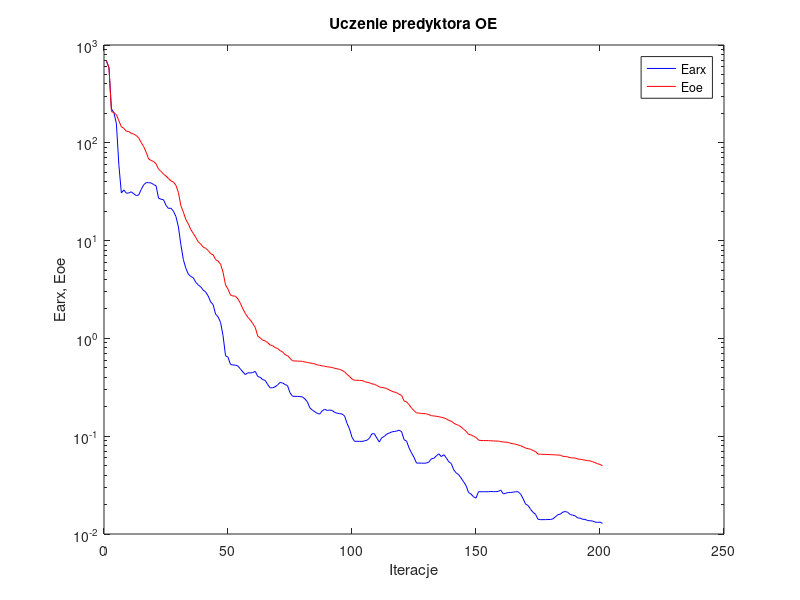
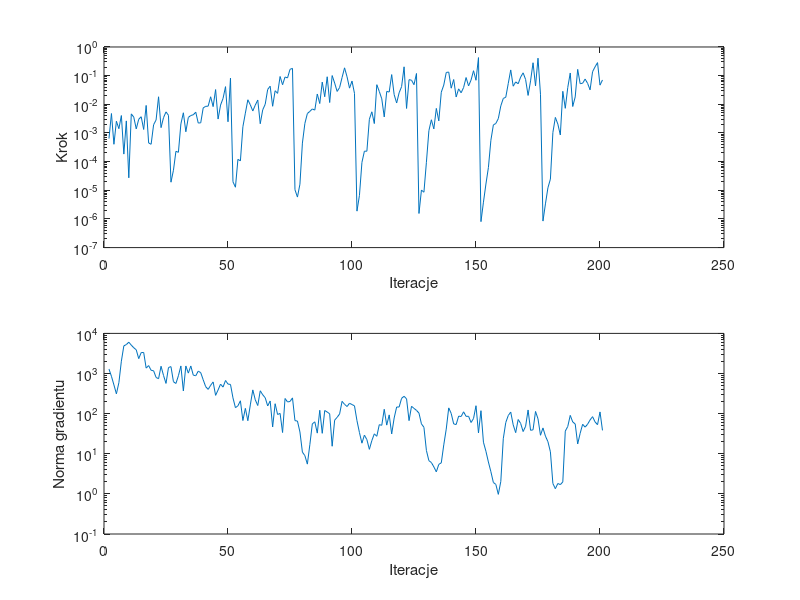

Here is the MATLAB script that generated these plots, in order:
%uczenie predyktora oe
clear all;
n=0; farx(n+1)=6.803189e+002; foe(n+1)=6.939504e+002; wspucz(n+1)=0.000000e+000; ng(n+1)=0.000000e+000;
%odnowa zmiennej metryki
n=1; farx(n+1)=5.857999e+002; foe(n+1)=5.905126e+002; krok(n+1)=6.371543e-004; ng(n+1)=1.293153e+003;
n=2; farx(n+1)=2.217666e+002; foe(n+1)=2.084543e+002; krok(n+1)=4.766707e-003; ng(n+1)=8.524831e+002;
n=3; farx(n+1)=2.029697e+002; foe(n+1)=2.035683e+002; krok(n+1)=4.031350e-004; ng(n+1)=5.199177e+002;
n=4; farx(n+1)=1.568161e+002; foe(n+1)=1.937389e+002; krok(n+1)=2.568725e-003; ng(n+1)=3.113473e+002;
n=5; farx(n+1)=5.904866e+001; foe(n+1)=1.679013e+002; krok(n+1)=1.409080e-003; ng(n+1)=5.914316e+002;
n=6; farx(n+1)=3.066564e+001; foe(n+1)=1.462397e+002; krok(n+1)=4.055367e-003; ng(n+1)=2.030840e+003;
n=7; farx(n+1)=3.299257e+001; foe(n+1)=1.402666e+002; krok(n+1)=1.830796e-004; ng(n+1)=4.895595e+003;
n=8; farx(n+1)=3.055613e+001; foe(n+1)=1.315512e+002; krok(n+1)=2.634602e-003; ng(n+1)=5.259976e+003;
n=9; farx(n+1)=3.067314e+001; foe(n+1)=1.302529e+002; krok(n+1)=2.722830e-005; ng(n+1)=6.037545e+003;
n=10; farx(n+1)=3.158026e+001; foe(n+1)=1.252048e+002; krok(n+1)=4.625835e-003; ng(n+1)=5.100157e+003;
n=11; farx(n+1)=3.010860e+001; foe(n+1)=1.225690e+002; krok(n+1)=3.576264e-003; ng(n+1)=4.390679e+003;
n=12; farx(n+1)=2.889739e+001; foe(n+1)=1.189163e+002; krok(n+1)=1.387045e-003; ng(n+1)=3.895014e+003;
n=13; farx(n+1)=2.924590e+001; foe(n+1)=1.119184e+002; krok(n+1)=3.013180e-003; ng(n+1)=2.349379e+003;
n=14; farx(n+1)=3.332476e+001; foe(n+1)=1.006943e+002; krok(n+1)=3.683227e-003; ng(n+1)=3.328764e+003;
n=15; farx(n+1)=3.719588e+001; foe(n+1)=9.146881e+001; krok(n+1)=1.323510e-003; ng(n+1)=3.346407e+003;
n=16; farx(n+1)=3.914265e+001; foe(n+1)=8.024248e+001; krok(n+1)=9.128410e-003; ng(n+1)=1.364917e+003;
n=17; farx(n+1)=3.911985e+001; foe(n+1)=6.832887e+001; krok(n+1)=4.476652e-004; ng(n+1)=1.576741e+003;
n=18; farx(n+1)=3.886698e+001; foe(n+1)=6.595910e+001; krok(n+1)=4.031350e-004; ng(n+1)=1.201400e+003;
n=19; farx(n+1)=3.744032e+001; foe(n+1)=6.440694e+001; krok(n+1)=1.940336e-003; ng(n+1)=1.170923e+003;
n=20; farx(n+1)=3.629901e+001; foe(n+1)=6.084709e+001; krok(n+1)=2.840497e-003; ng(n+1)=7.978957e+002;
n=21; farx(n+1)=2.711985e+001; foe(n+1)=5.370358e+001; krok(n+1)=1.830545e-002; ng(n+1)=7.416823e+002;
n=22; farx(n+1)=2.646204e+001; foe(n+1)=5.102558e+001; krok(n+1)=1.532691e-003; ng(n+1)=1.518100e+003;
n=23; farx(n+1)=2.618114e+001; foe(n+1)=4.774122e+001; krok(n+1)=3.427028e-003; ng(n+1)=8.944288e+002;
n=24; farx(n+1)=2.295704e+001; foe(n+1)=4.574953e+001; krok(n+1)=5.433546e-003; ng(n+1)=5.665699e+002;
n=25; farx(n+1)=2.132511e+001; foe(n+1)=4.317091e+001; krok(n+1)=4.118564e-003; ng(n+1)=1.409483e+003;
%odnowa zmiennej metryki
n=26; farx(n+1)=2.145248e+001; foe(n+1)=4.083034e+001; krok(n+1)=1.915690e-005; ng(n+1)=1.486877e+003;
n=27; farx(n+1)=1.997247e+001; foe(n+1)=3.969882e+001; krok(n+1)=4.993299e-005; ng(n+1)=6.256865e+002;
n=28; farx(n+1)=1.764372e+001; foe(n+1)=3.680843e+001; krok(n+1)=2.288097e-004; ng(n+1)=5.638690e+002;
n=29; farx(n+1)=1.380968e+001; foe(n+1)=3.103269e+001; krok(n+1)=2.111695e-004; ng(n+1)=8.810962e+002;
n=30; farx(n+1)=9.067353e+000; foe(n+1)=2.274623e+001; krok(n+1)=2.075244e-003; ng(n+1)=1.544093e+003;
n=31; farx(n+1)=6.384959e+000; foe(n+1)=1.952254e+001; krok(n+1)=5.062842e-003; ng(n+1)=3.678277e+002;
n=32; farx(n+1)=5.210083e+000; foe(n+1)=1.643179e+001; krok(n+1)=1.100811e-003; ng(n+1)=1.544227e+003;
n=33; farx(n+1)=4.540123e+000; foe(n+1)=1.484815e+001; krok(n+1)=3.485603e-003; ng(n+1)=1.023593e+003;
n=34; farx(n+1)=4.293843e+000; foe(n+1)=1.296308e+001; krok(n+1)=4.064431e-003; ng(n+1)=1.541149e+003;
n=35; farx(n+1)=4.171272e+000; foe(n+1)=1.184943e+001; krok(n+1)=4.312903e-003; ng(n+1)=9.103046e+002;
n=36; farx(n+1)=3.745034e+000; foe(n+1)=1.078630e+001; krok(n+1)=5.303205e-003; ng(n+1)=8.795360e+002;
n=37; farx(n+1)=3.518416e+000; foe(n+1)=9.714629e+000; krok(n+1)=2.213894e-003; ng(n+1)=1.146263e+003;
n=38; farx(n+1)=3.369142e+000; foe(n+1)=9.221726e+000; krok(n+1)=2.261309e-003; ng(n+1)=1.050459e+003;
n=39; farx(n+1)=3.119163e+000; foe(n+1)=8.582754e+000; krok(n+1)=7.504897e-003; ng(n+1)=6.974949e+002;
n=40; farx(n+1)=2.971572e+000; foe(n+1)=8.337433e+000; krok(n+1)=8.471180e-003; ng(n+1)=4.693531e+002;
n=41; farx(n+1)=2.716880e+000; foe(n+1)=7.924766e+000; krok(n+1)=8.625805e-003; ng(n+1)=4.022855e+002;
n=42; farx(n+1)=2.366570e+000; foe(n+1)=7.352828e+000; krok(n+1)=1.831590e-002; ng(n+1)=5.083213e+002;
n=43; farx(n+1)=2.212486e+000; foe(n+1)=7.159217e+000; krok(n+1)=8.300976e-003; ng(n+1)=6.173222e+002;
n=44; farx(n+1)=1.767610e+000; foe(n+1)=6.400523e+000; krok(n+1)=3.266584e-002; ng(n+1)=2.854996e+002;
n=45; farx(n+1)=1.662461e+000; foe(n+1)=6.176923e+000; krok(n+1)=3.059436e-003; ng(n+1)=3.897529e+002;
n=46; farx(n+1)=1.457151e+000; foe(n+1)=5.735750e+000; krok(n+1)=9.405190e-003; ng(n+1)=5.444730e+002;
n=47; farx(n+1)=1.066852e+000; foe(n+1)=4.753921e+000; krok(n+1)=1.604627e-002; ng(n+1)=4.594032e+002;
n=48; farx(n+1)=6.655941e-001; foe(n+1)=3.524778e+000; krok(n+1)=4.134280e-002; ng(n+1)=6.696883e+002;
n=49; farx(n+1)=6.431238e-001; foe(n+1)=3.187499e+000; krok(n+1)=2.457326e-003; ng(n+1)=5.456167e+002;
n=50; farx(n+1)=5.410380e-001; foe(n+1)=2.777310e+000; krok(n+1)=8.172294e-002; ng(n+1)=5.346488e+002;
%odnowa zmiennej metryki
n=51; farx(n+1)=5.344310e-001; foe(n+1)=2.714709e+000; krok(n+1)=1.977673e-005; ng(n+1)=2.473656e+002;
n=52; farx(n+1)=5.337994e-001; foe(n+1)=2.700895e+000; krok(n+1)=1.277945e-005; ng(n+1)=1.405984e+002;
n=53; farx(n+1)=5.216586e-001; foe(n+1)=2.533389e+000; krok(n+1)=1.201541e-004; ng(n+1)=1.568666e+002;
n=54; farx(n+1)=4.868641e-001; foe(n+1)=2.284451e+000; krok(n+1)=1.058889e-004; ng(n+1)=2.090198e+002;
n=55; farx(n+1)=4.535902e-001; foe(n+1)=2.007649e+000; krok(n+1)=1.645803e-003; ng(n+1)=6.731644e+001;
n=56; farx(n+1)=4.269425e-001; foe(n+1)=1.797999e+000; krok(n+1)=4.916421e-003; ng(n+1)=1.353404e+002;
n=57; farx(n+1)=4.454097e-001; foe(n+1)=1.645005e+000; krok(n+1)=1.438322e-002; ng(n+1)=6.663445e+001;
n=58; farx(n+1)=4.428422e-001; foe(n+1)=1.541416e+000; krok(n+1)=9.590335e-003; ng(n+1)=1.652110e+002;
n=59; farx(n+1)=4.479913e-001; foe(n+1)=1.416462e+000; krok(n+1)=5.852382e-003; ng(n+1)=3.908448e+002;
n=60; farx(n+1)=4.600372e-001; foe(n+1)=1.292252e+000; krok(n+1)=9.378531e-003; ng(n+1)=2.209796e+002;
n=61; farx(n+1)=4.078016e-001; foe(n+1)=1.054392e+000; krok(n+1)=1.406421e-002; ng(n+1)=1.593194e+002;
n=62; farx(n+1)=3.994845e-001; foe(n+1)=1.009288e+000; krok(n+1)=2.100547e-003; ng(n+1)=3.711416e+002;
n=63; farx(n+1)=3.785987e-001; foe(n+1)=9.589210e-001; krok(n+1)=6.419868e-003; ng(n+1)=2.952460e+002;
n=64; farx(n+1)=3.727371e-001; foe(n+1)=9.435237e-001; krok(n+1)=1.000726e-002; ng(n+1)=2.489642e+002;
n=65; farx(n+1)=3.372066e-001; foe(n+1)=9.044353e-001; krok(n+1)=3.301014e-002; ng(n+1)=1.554508e+002;
n=66; farx(n+1)=3.124145e-001; foe(n+1)=8.551268e-001; krok(n+1)=4.285764e-002; ng(n+1)=2.070016e+002;
n=67; farx(n+1)=3.124677e-001; foe(n+1)=8.432972e-001; krok(n+1)=8.533243e-003; ng(n+1)=4.648923e+001;
n=68; farx(n+1)=3.200165e-001; foe(n+1)=8.051115e-001; krok(n+1)=2.977118e-002; ng(n+1)=1.766725e+002;
n=69; farx(n+1)=3.347269e-001; foe(n+1)=7.878724e-001; krok(n+1)=2.409244e-002; ng(n+1)=9.511232e+001;
n=70; farx(n+1)=3.542891e-001; foe(n+1)=7.503223e-001; krok(n+1)=9.338312e-002; ng(n+1)=1.013548e+002;
n=71; farx(n+1)=3.498856e-001; foe(n+1)=7.291780e-001; krok(n+1)=4.818488e-002; ng(n+1)=3.382960e+001;
n=72; farx(n+1)=3.378839e-001; foe(n+1)=6.819121e-001; krok(n+1)=8.973318e-002; ng(n+1)=2.384341e+002;
n=73; farx(n+1)=3.293639e-001; foe(n+1)=6.665275e-001; krok(n+1)=8.321100e-002; ng(n+1)=1.956610e+002;
n=74; farx(n+1)=2.782379e-001; foe(n+1)=6.268673e-001; krok(n+1)=1.659775e-001; ng(n+1)=2.007551e+002;
n=75; farx(n+1)=2.562114e-001; foe(n+1)=5.901048e-001; krok(n+1)=1.794664e-001; ng(n+1)=2.469435e+002;
%odnowa zmiennej metryki
n=76; farx(n+1)=2.555111e-001; foe(n+1)=5.876678e-001; krok(n+1)=1.044207e-005; ng(n+1)=6.683277e+001;
n=77; farx(n+1)=2.549237e-001; foe(n+1)=5.861107e-001; krok(n+1)=5.793243e-006; ng(n+1)=6.540948e+001;
n=78; farx(n+1)=2.544435e-001; foe(n+1)=5.850255e-001; krok(n+1)=1.625776e-005; ng(n+1)=3.502847e+001;
n=79; farx(n+1)=2.522219e-001; foe(n+1)=5.826878e-001; krok(n+1)=4.430569e-004; ng(n+1)=1.098194e+001;
n=80; farx(n+1)=2.408648e-001; foe(n+1)=5.742709e-001; krok(n+1)=2.156451e-003; ng(n+1)=8.971069e+000;
n=81; farx(n+1)=2.247518e-001; foe(n+1)=5.677607e-001; krok(n+1)=4.761479e-003; ng(n+1)=5.517781e+000;
n=82; farx(n+1)=1.950859e-001; foe(n+1)=5.605497e-001; krok(n+1)=5.655154e-003; ng(n+1)=1.683009e+001;
n=83; farx(n+1)=1.851159e-001; foe(n+1)=5.555166e-001; krok(n+1)=6.884742e-003; ng(n+1)=5.556947e+001;
n=84; farx(n+1)=1.779388e-001; foe(n+1)=5.484362e-001; krok(n+1)=6.271232e-003; ng(n+1)=6.250477e+001;
n=85; farx(n+1)=1.710631e-001; foe(n+1)=5.357150e-001; krok(n+1)=2.284436e-002; ng(n+1)=3.269698e+001;
n=86; farx(n+1)=1.684808e-001; foe(n+1)=5.308458e-001; krok(n+1)=1.063635e-002; ng(n+1)=1.212500e+002;
n=87; farx(n+1)=1.818151e-001; foe(n+1)=5.237017e-001; krok(n+1)=5.954236e-002; ng(n+1)=3.232879e+001;
n=88; farx(n+1)=1.884662e-001; foe(n+1)=5.194945e-001; krok(n+1)=1.834657e-002; ng(n+1)=1.196205e+002;
n=89; farx(n+1)=1.834204e-001; foe(n+1)=5.116667e-001; krok(n+1)=9.137743e-002; ng(n+1)=1.097355e+002;
n=90; farx(n+1)=1.850872e-001; foe(n+1)=5.095261e-001; krok(n+1)=1.154146e-002; ng(n+1)=9.910876e+001;
n=91; farx(n+1)=1.833846e-001; foe(n+1)=5.045252e-001; krok(n+1)=1.006999e-001; ng(n+1)=1.539663e+001;
n=92; farx(n+1)=1.753153e-001; foe(n+1)=4.946035e-001; krok(n+1)=5.524306e-002; ng(n+1)=6.878408e+001;
n=93; farx(n+1)=1.718797e-001; foe(n+1)=4.890859e-001; krok(n+1)=2.812841e-002; ng(n+1)=8.088909e+001;
n=94; farx(n+1)=1.701032e-001; foe(n+1)=4.821402e-001; krok(n+1)=3.845492e-002; ng(n+1)=9.829104e+001;
n=95; farx(n+1)=1.687070e-001; foe(n+1)=4.712378e-001; krok(n+1)=8.662598e-002; ng(n+1)=2.027494e+002;
n=96; farx(n+1)=1.613017e-001; foe(n+1)=4.550025e-001; krok(n+1)=1.872762e-001; ng(n+1)=1.705698e+002;
n=97; farx(n+1)=1.351517e-001; foe(n+1)=4.283942e-001; krok(n+1)=9.137743e-002; ng(n+1)=1.503937e+002;
n=98; farx(n+1)=1.185807e-001; foe(n+1)=4.081844e-001; krok(n+1)=3.663180e-002; ng(n+1)=1.813696e+002;
n=99; farx(n+1)=9.749990e-002; foe(n+1)=3.846230e-001; krok(n+1)=6.476740e-002; ng(n+1)=1.685191e+002;
n=100; farx(n+1)=8.867148e-002; foe(n+1)=3.735425e-001; krok(n+1)=2.407667e-002; ng(n+1)=1.564103e+002;
%odnowa zmiennej metryki
n=101; farx(n+1)=8.867616e-002; foe(n+1)=3.728070e-001; krok(n+1)=1.872020e-006; ng(n+1)=6.689666e+001;
n=102; farx(n+1)=8.866353e-002; foe(n+1)=3.724534e-001; krok(n+1)=6.627791e-006; ng(n+1)=3.378369e+001;
n=103; farx(n+1)=8.846605e-002; foe(n+1)=3.712443e-001; krok(n+1)=9.371042e-005; ng(n+1)=1.834969e+001;
n=104; farx(n+1)=8.958997e-002; foe(n+1)=3.623581e-001; krok(n+1)=2.315391e-004; ng(n+1)=2.913266e+001;
n=105; farx(n+1)=9.089148e-002; foe(n+1)=3.559149e-001; krok(n+1)=2.308086e-004; ng(n+1)=2.253338e+001;
n=106; farx(n+1)=9.514215e-002; foe(n+1)=3.520158e-001; krok(n+1)=3.011555e-003; ng(n+1)=1.288426e+001;
n=107; farx(n+1)=1.056332e-001; foe(n+1)=3.431165e-001; krok(n+1)=5.478088e-003; ng(n+1)=2.129540e+001;
n=108; farx(n+1)=1.061819e-001; foe(n+1)=3.394764e-001; krok(n+1)=2.129617e-003; ng(n+1)=3.135945e+001;
n=109; farx(n+1)=9.575597e-002; foe(n+1)=3.304702e-001; krok(n+1)=4.834060e-002; ng(n+1)=2.724851e+001;
n=110; farx(n+1)=8.709094e-002; foe(n+1)=3.194770e-001; krok(n+1)=2.811708e-002; ng(n+1)=5.307511e+001;
n=111; farx(n+1)=9.651476e-002; foe(n+1)=3.143596e-001; krok(n+1)=1.553457e-002; ng(n+1)=5.121496e+001;
n=112; farx(n+1)=9.933538e-002; foe(n+1)=3.125336e-001; krok(n+1)=3.625910e-003; ng(n+1)=1.284356e+002;
n=113; farx(n+1)=1.051248e-001; foe(n+1)=3.067528e-001; krok(n+1)=2.812841e-002; ng(n+1)=5.175215e+001;
n=114; farx(n+1)=1.075642e-001; foe(n+1)=2.977326e-001; krok(n+1)=2.679765e-002; ng(n+1)=9.313787e+001;
n=115; farx(n+1)=1.105958e-001; foe(n+1)=2.887176e-001; krok(n+1)=1.088038e-001; ng(n+1)=3.118960e+001;
n=116; farx(n+1)=1.118278e-001; foe(n+1)=2.827494e-001; krok(n+1)=2.173419e-002; ng(n+1)=7.805655e+001;
n=117; farx(n+1)=1.127087e-001; foe(n+1)=2.791019e-001; krok(n+1)=1.111520e-002; ng(n+1)=1.462230e+002;
n=118; farx(n+1)=1.152694e-001; foe(n+1)=2.680481e-001; krok(n+1)=2.525939e-002; ng(n+1)=1.462401e+002;
n=119; farx(n+1)=1.111673e-001; foe(n+1)=2.616272e-001; krok(n+1)=4.134280e-002; ng(n+1)=2.411634e+002;
n=120; farx(n+1)=9.220428e-002; foe(n+1)=2.289948e-001; krok(n+1)=2.031949e-001; ng(n+1)=2.704642e+002;
n=121; farx(n+1)=8.900698e-002; foe(n+1)=2.250652e-001; krok(n+1)=7.163682e-003; ng(n+1)=2.335114e+002;
n=122; farx(n+1)=7.591648e-002; foe(n+1)=2.101527e-001; krok(n+1)=7.233428e-002; ng(n+1)=6.690764e+001;
n=123; farx(n+1)=6.755221e-002; foe(n+1)=1.937069e-001; krok(n+1)=6.939329e-002; ng(n+1)=1.525438e+002;
n=124; farx(n+1)=6.076934e-002; foe(n+1)=1.829042e-001; krok(n+1)=4.834060e-002; ng(n+1)=1.351964e+002;
n=125; farx(n+1)=5.312491e-002; foe(n+1)=1.731186e-001; krok(n+1)=1.189066e-001; ng(n+1)=1.206496e+002;
%odnowa zmiennej metryki
n=126; farx(n+1)=5.311153e-002; foe(n+1)=1.723155e-001; krok(n+1)=1.550654e-006; ng(n+1)=1.031294e+002;
n=127; farx(n+1)=5.300627e-002; foe(n+1)=1.710867e-001; krok(n+1)=1.018440e-005; ng(n+1)=5.554179e+001;
n=128; farx(n+1)=5.297124e-002; foe(n+1)=1.702854e-001; krok(n+1)=8.546025e-006; ng(n+1)=4.576452e+001;
n=129; farx(n+1)=5.312474e-002; foe(n+1)=1.694759e-001; krok(n+1)=9.476985e-005; ng(n+1)=1.210101e+001;
n=130; farx(n+1)=5.440253e-002; foe(n+1)=1.662594e-001; krok(n+1)=1.201509e-003; ng(n+1)=6.720128e+000;
n=131; farx(n+1)=5.880789e-002; foe(n+1)=1.619236e-001; krok(n+1)=2.885366e-003; ng(n+1)=6.054747e+000;
n=132; farx(n+1)=5.939864e-002; foe(n+1)=1.612191e-001; krok(n+1)=1.387045e-003; ng(n+1)=4.706987e+000;
n=133; farx(n+1)=6.291909e-002; foe(n+1)=1.598150e-001; krok(n+1)=7.191676e-003; ng(n+1)=3.542105e+000;
n=134; farx(n+1)=6.603783e-002; foe(n+1)=1.582820e-001; krok(n+1)=2.641274e-003; ng(n+1)=5.443749e+000;
n=135; farx(n+1)=6.184818e-002; foe(n+1)=1.562750e-001; krok(n+1)=2.642647e-002; ng(n+1)=5.928842e+000;
n=136; farx(n+1)=6.473686e-002; foe(n+1)=1.540407e-001; krok(n+1)=4.681906e-002; ng(n+1)=1.663613e+001;
n=137; farx(n+1)=6.025845e-002; foe(n+1)=1.505139e-001; krok(n+1)=1.288873e-001; ng(n+1)=4.122410e+001;
n=138; farx(n+1)=5.481542e-002; foe(n+1)=1.452161e-001; krok(n+1)=1.335885e-001; ng(n+1)=1.391074e+002;
n=139; farx(n+1)=5.270173e-002; foe(n+1)=1.424963e-001; krok(n+1)=3.650930e-002; ng(n+1)=1.010929e+002;
n=140; farx(n+1)=4.539020e-002; foe(n+1)=1.360314e-001; krok(n+1)=7.320182e-002; ng(n+1)=5.543051e+001;
n=141; farx(n+1)=4.218309e-002; foe(n+1)=1.319337e-001; krok(n+1)=1.803262e-002; ng(n+1)=5.350424e+001;
n=142; farx(n+1)=4.044176e-002; foe(n+1)=1.290782e-001; krok(n+1)=3.459424e-002; ng(n+1)=8.672378e+001;
n=143; farx(n+1)=3.735902e-002; foe(n+1)=1.242126e-001; krok(n+1)=2.527804e-002; ng(n+1)=8.482018e+001;
n=144; farx(n+1)=3.419577e-002; foe(n+1)=1.177637e-001; krok(n+1)=3.863769e-002; ng(n+1)=1.110434e+002;
n=145; farx(n+1)=3.122038e-002; foe(n+1)=1.123883e-001; krok(n+1)=8.589342e-002; ng(n+1)=8.546584e+001;
n=146; farx(n+1)=2.655454e-002; foe(n+1)=1.045236e-001; krok(n+1)=4.382471e-002; ng(n+1)=8.591828e+001;
n=147; farx(n+1)=2.562790e-002; foe(n+1)=1.032019e-001; krok(n+1)=7.000904e-002; ng(n+1)=6.014569e+001;
n=148; farx(n+1)=2.399477e-002; foe(n+1)=9.980356e-002; krok(n+1)=1.484819e-001; ng(n+1)=7.553291e+001;
n=149; farx(n+1)=2.329029e-002; foe(n+1)=9.713725e-002; krok(n+1)=6.900644e-002; ng(n+1)=1.574656e+002;
n=150; farx(n+1)=2.706249e-002; foe(n+1)=9.118150e-002; krok(n+1)=4.268310e-001; ng(n+1)=3.311056e+001;
%odnowa zmiennej metryki
n=151; farx(n+1)=2.705983e-002; foe(n+1)=9.036512e-002; krok(n+1)=8.049298e-007; ng(n+1)=1.184518e+002;
n=152; farx(n+1)=2.705254e-002; foe(n+1)=9.029246e-002; krok(n+1)=3.849289e-006; ng(n+1)=1.939230e+001;
n=153; farx(n+1)=2.704119e-002; foe(n+1)=9.019922e-002; krok(n+1)=1.649119e-005; ng(n+1)=1.154728e+001;
n=154; farx(n+1)=2.707898e-002; foe(n+1)=9.011301e-002; krok(n+1)=6.214509e-005; ng(n+1)=6.226575e+000;
n=155; farx(n+1)=2.720879e-002; foe(n+1)=8.978988e-002; krok(n+1)=5.557084e-004; ng(n+1)=3.574170e+000;
n=156; farx(n+1)=2.712666e-002; foe(n+1)=8.949232e-002; krok(n+1)=1.906580e-003; ng(n+1)=1.924540e+000;
n=157; farx(n+1)=2.709886e-002; foe(n+1)=8.920671e-002; krok(n+1)=2.145173e-003; ng(n+1)=1.722960e+000;
n=158; farx(n+1)=2.728183e-002; foe(n+1)=8.910163e-002; krok(n+1)=3.176507e-003; ng(n+1)=9.728118e-001;
n=159; farx(n+1)=2.816077e-002; foe(n+1)=8.809329e-002; krok(n+1)=8.806488e-003; ng(n+1)=2.041297e+000;
n=160; farx(n+1)=2.570821e-002; foe(n+1)=8.732053e-002; krok(n+1)=1.600986e-002; ng(n+1)=2.371048e+001;
n=161; farx(n+1)=2.609085e-002; foe(n+1)=8.687184e-002; krok(n+1)=1.761298e-002; ng(n+1)=6.004915e+001;
n=162; farx(n+1)=2.656819e-002; foe(n+1)=8.639892e-002; krok(n+1)=5.286105e-002; ng(n+1)=8.958767e+001;
n=163; farx(n+1)=2.659906e-002; foe(n+1)=8.440785e-002; krok(n+1)=1.582278e-001; ng(n+1)=1.093486e+002;
n=164; farx(n+1)=2.677753e-002; foe(n+1)=8.366261e-002; krok(n+1)=4.284718e-002; ng(n+1)=5.252657e+001;
n=165; farx(n+1)=2.703323e-002; foe(n+1)=8.269766e-002; krok(n+1)=6.045742e-002; ng(n+1)=3.357914e+001;
n=166; farx(n+1)=2.703497e-002; foe(n+1)=8.130685e-002; krok(n+1)=5.205007e-002; ng(n+1)=7.136830e+001;
n=167; farx(n+1)=2.558482e-002; foe(n+1)=8.000675e-002; krok(n+1)=8.877087e-002; ng(n+1)=5.710988e+001;
n=168; farx(n+1)=2.297856e-002; foe(n+1)=7.790005e-002; krok(n+1)=1.254000e-001; ng(n+1)=3.576359e+001;
n=169; farx(n+1)=2.018977e-002; foe(n+1)=7.555011e-002; krok(n+1)=7.327928e-002; ng(n+1)=4.836822e+001;
n=170; farx(n+1)=1.959620e-002; foe(n+1)=7.474461e-002; krok(n+1)=2.038894e-002; ng(n+1)=1.234490e+002;
n=171; farx(n+1)=1.788929e-002; foe(n+1)=7.350892e-002; krok(n+1)=6.561970e-002; ng(n+1)=3.843624e+001;
n=172; farx(n+1)=1.664739e-002; foe(n+1)=7.134644e-002; krok(n+1)=2.818076e-001; ng(n+1)=3.953329e+001;
n=173; farx(n+1)=1.590503e-002; foe(n+1)=6.972866e-002; krok(n+1)=4.382471e-002; ng(n+1)=1.133111e+002;
n=174; farx(n+1)=1.414333e-002; foe(n+1)=6.558644e-002; krok(n+1)=4.063898e-001; ng(n+1)=7.434448e+001;
n=175; farx(n+1)=1.402229e-002; foe(n+1)=6.539640e-002; krok(n+1)=2.243330e-002; ng(n+1)=2.890996e+001;
%odnowa zmiennej metryki
n=176; farx(n+1)=1.402328e-002; foe(n+1)=6.529833e-002; krok(n+1)=8.416462e-007; ng(n+1)=4.401771e+001;
n=177; farx(n+1)=1.403110e-002; foe(n+1)=6.519036e-002; krok(n+1)=3.357967e-006; ng(n+1)=2.750294e+001;
n=178; farx(n+1)=1.405948e-002; foe(n+1)=6.493773e-002; krok(n+1)=1.222055e-005; ng(n+1)=2.003332e+001;
n=179; farx(n+1)=1.406325e-002; foe(n+1)=6.480533e-002; krok(n+1)=2.453672e-005; ng(n+1)=1.118733e+001;
n=180; farx(n+1)=1.428039e-002; foe(n+1)=6.466593e-002; krok(n+1)=1.037622e-003; ng(n+1)=1.811168e+000;
n=181; farx(n+1)=1.495087e-002; foe(n+1)=6.438832e-002; krok(n+1)=3.485222e-003; ng(n+1)=1.347401e+000;
n=182; farx(n+1)=1.576059e-002; foe(n+1)=6.413777e-002; krok(n+1)=2.038825e-003; ng(n+1)=1.815730e+000;
n=183; farx(n+1)=1.595987e-002; foe(n+1)=6.404833e-002; krok(n+1)=8.500296e-004; ng(n+1)=1.700374e+000;
n=184; farx(n+1)=1.673361e-002; foe(n+1)=6.225265e-002; krok(n+1)=2.839954e-002; ng(n+1)=1.987439e+000;
n=185; farx(n+1)=1.699925e-002; foe(n+1)=6.204117e-002; krok(n+1)=7.242402e-003; ng(n+1)=3.668460e+001;
n=186; farx(n+1)=1.663814e-002; foe(n+1)=6.138947e-002; krok(n+1)=3.863769e-002; ng(n+1)=4.785491e+001;
n=187; farx(n+1)=1.583320e-002; foe(n+1)=6.025572e-002; krok(n+1)=1.237945e-001; ng(n+1)=9.049750e+001;
n=188; farx(n+1)=1.555996e-002; foe(n+1)=5.999899e-002; krok(n+1)=8.375056e-003; ng(n+1)=6.205379e+001;
n=189; farx(n+1)=1.533187e-002; foe(n+1)=5.977777e-002; krok(n+1)=1.809047e-002; ng(n+1)=5.529657e+001;
n=190; farx(n+1)=1.460674e-002; foe(n+1)=5.851460e-002; krok(n+1)=1.655202e-001; ng(n+1)=1.752757e+001;
n=191; farx(n+1)=1.451383e-002; foe(n+1)=5.810088e-002; krok(n+1)=5.235740e-002; ng(n+1)=3.236258e+001;
n=192; farx(n+1)=1.413626e-002; foe(n+1)=5.750629e-002; krok(n+1)=5.440189e-002; ng(n+1)=5.434547e+001;
n=193; farx(n+1)=1.411401e-002; foe(n+1)=5.686421e-002; krok(n+1)=7.596282e-002; ng(n+1)=4.607880e+001;
n=194; farx(n+1)=1.373181e-002; foe(n+1)=5.621059e-002; krok(n+1)=5.381807e-002; ng(n+1)=5.455466e+001;
n=195; farx(n+1)=1.365681e-002; foe(n+1)=5.590688e-002; krok(n+1)=3.192003e-002; ng(n+1)=6.969395e+001;
n=196; farx(n+1)=1.357841e-002; foe(n+1)=5.502678e-002; krok(n+1)=1.372911e-001; ng(n+1)=8.406254e+001;
n=197; farx(n+1)=1.324494e-002; foe(n+1)=5.366385e-002; krok(n+1)=2.023747e-001; ng(n+1)=6.237347e+001;
n=198; farx(n+1)=1.315801e-002; foe(n+1)=5.230904e-002; krok(n+1)=2.845227e-001; ng(n+1)=5.292814e+001;
n=199; farx(n+1)=1.321152e-002; foe(n+1)=5.142170e-002; krok(n+1)=4.663036e-002; ng(n+1)=1.103900e+002;
n=200; farx(n+1)=1.284924e-002; foe(n+1)=4.992656e-002; krok(n+1)=7.071636e-002; ng(n+1)=3.823320e+001;

figure; semilogy(farx,'b'); hold on; semilogy(foe,'r'); xlabel('Iteracje'); ylabel('Earx, Eoe'); legend('Earx','Eoe'); title('Uczenie predyktora OE');
figure; subplot(2,1,1); semilogy(krok); xlabel('Iteracje'); ylabel('Krok');
subplot(2,1,2); semilogy(ng); xlabel('Iteracje'); ylabel('Norma gradientu');
Earx=farx(n+1)
Eoe=foe(n+1)
